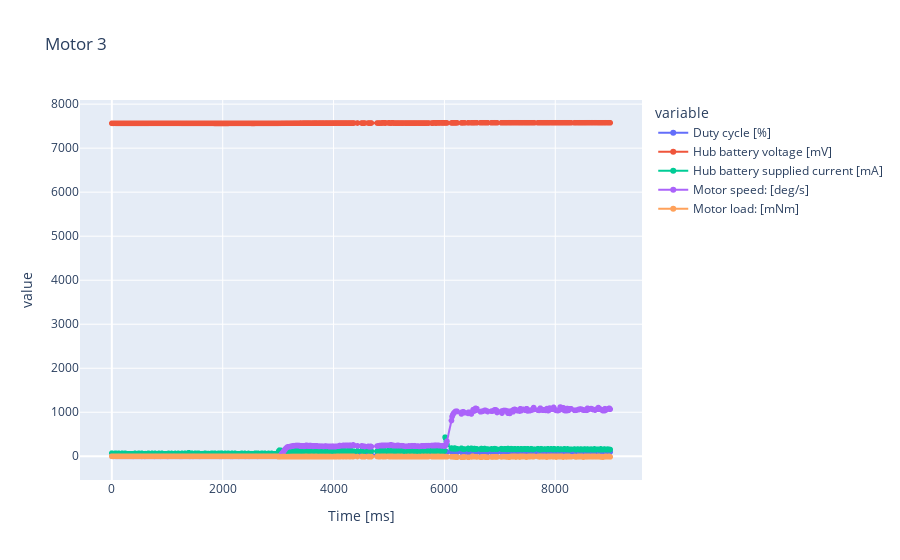

This figure's notebook cell:
### Code cell
visualize_data(title="Motor 3", data = load_and_format_data("tests/motor_3_program_1.txt"))

### Figure 1 — Plotly figure (JSON) as saved in the notebook; plotly's stock layout.template omitted (floating-point values rounded to 4 significant figures; data arrays with more than 128 entries replaced by an {"elided": "..."} marker saying what was removed)
{"data": [{"hovertemplate": "variable=Duty cycle [%]<br>Time [ms]=%{x}<br>value=%{y}<extra></extra>", "legendgroup": "Duty cycle [%]", "line": {"color": "#636efa", "dash": "solid"}, "marker": {"symbol": "circle"}, "mode": "lines+markers", "name": "Duty cycle [%]", "showlegend": true, "type": "scattergl", "x": {"elided": "699 int values"}, "xaxis": "x", "y": {"elided": "699 int values"}, "yaxis": "y"}, {"hovertemplate": "variable=Hub battery voltage [mV]<br>Time [ms]=%{x}<br>value=%{y}<extra></extra>", "legendgroup": "Hub battery voltage [mV]", "line": {"color": "#EF553B", "dash": "solid"}, "marker": {"symbol": "circle"}, "mode": "lines+markers", "name": "Hub battery voltage [mV]", "showlegend": true, "type": "scattergl", "x": {"elided": "699 int values"}, "xaxis": "x", "y": {"elided": "699 int values"}, "yaxis": "y"}, {"hovertemplate": "variable=Hub battery supplied current [mA]<br>Time [ms]=%{x}<br>value=%{y}<extra></extra>", "legendgroup": "Hub battery supplied current [mA]", "line": {"color": "#00cc96", "dash": "solid"}, "marker": {"symbol": "circle"}, "mode": "lines+markers", "name": "Hub battery supplied current [mA]", "showlegend": true, "type": "scattergl", "x": {"elided": "699 int values"}, "xaxis": "x", "y": {"elided": "699 int values"}, "yaxis": "y"}, {"hovertemplate": "variable=Motor speed: [deg/s]<br>Time [ms]=%{x}<br>value=%{y}<extra></extra>", "legendgroup": "Motor speed: [deg/s]", "line": {"color": "#ab63fa", "dash": "solid"}, "marker": {"symbol": "circle"}, "mode": "lines+markers", "name": "Motor speed: [deg/s]", "showlegend": true, "type": "scattergl", "x": {"elided": "699 int values"}, "xaxis": "x", "y": {"elided": "699 int values"}, "yaxis": "y"}, {"hovertemplate": "variable=Motor load: [mNm]<br>Time [ms]=%{x}<br>value=%{y}<extra></extra>", "legendgroup": "Motor load: [mNm]", "line": {"color": "#FFA15A", "dash": "solid"}, "marker": {"symbol": "circle"}, "mode": "lines+markers", "name": "Motor load: [mNm]", "showlegend": true, "type": "scattergl", "x": {"elided": "699 int values"}, "xaxis": "x", "y": {"elided": "699 int values"}, "yaxis": "y"}], "layout": {"legend": {"title": {"text": "variable"}, "tracegroupgap": 0}, "title": {"text": "Motor 3"}, "xaxis": {"anchor": "y", "domain": [0, 1], "title": {"text": "Time [ms]"}}, "yaxis": {"anchor": "x", "domain": [0, 1], "title": {"text": "value"}}}}
